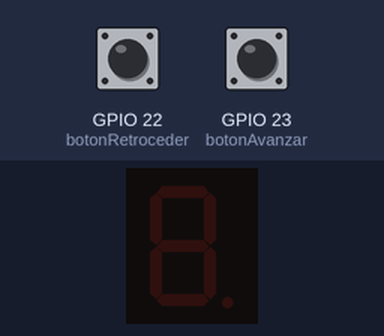
Simulated run of this program. Board: ESP32. Shown: 1-digit seven-segment display. Wiring (from diagram.json): 1-digit 7-segment display, segments lit when LOW: segments GPIO 5, GPIO 17, GPIO 16, GPIO 4, GPIO 0, GPIO 2, GPIO 15. Inputs (shaded band) come from the test bench; at power-on: GPIO 22 (botonRetroceder) HIGH, GPIO 23 (botonAvanzar) HIGH. The segment pins are drawn as the display they are named for.

Above: at 1.2 s.
1.3 s: GPIO 22 (botonRetroceder) pulled LOW for 0.15 s
At 1.6 s:
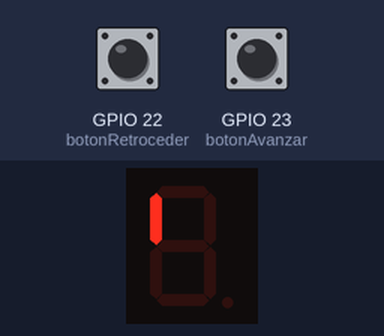
2.9 s: GPIO 23 (botonAvanzar) pulled LOW for 0.15 s
At 4.0 s:
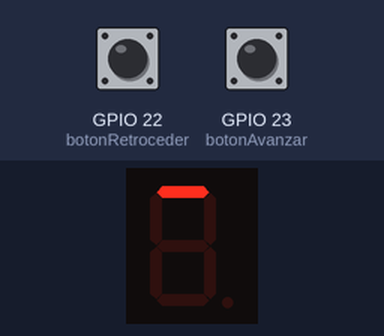
4.5 s: GPIO 23 (botonAvanzar) pulled LOW for 1 s
At 5.2 s:
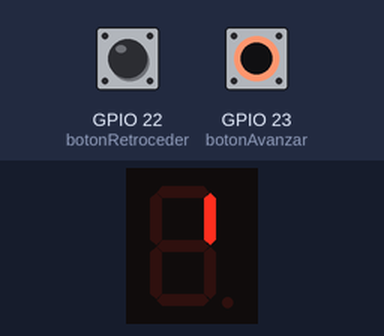
7.0 s: GPIO 23 (botonAvanzar) pulled LOW for 0.15 s
At 8.2 s:
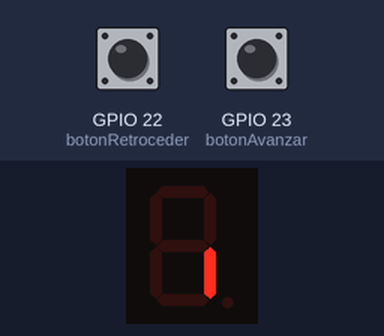
8.6 s: GPIO 23 (botonAvanzar) pulled LOW for 3.2 s
At 9.5 s:
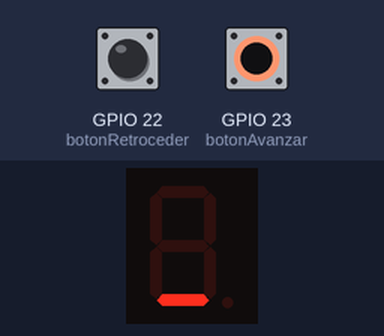
13.3 s: GPIO 23 (botonAvanzar) pulled LOW for 0.15 s
At 14.3 s:
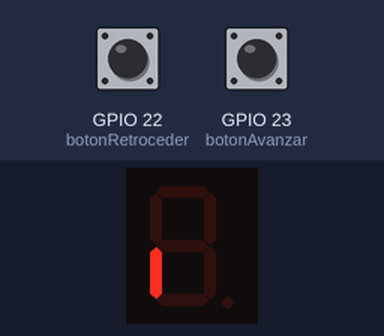
Timing chart, 0 to 15.9 s (numbered marks = the images above; inputs shaded):
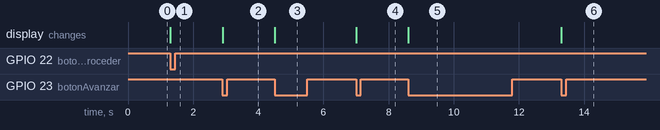

Measured:
- after the input at 1.3 s, the display: changes at once (image 1)
- after the input at 2.9 s, the display: changes at once (image 2)
- after the input at 4.5 s, the display: changes at once (image 3)
- after the input at 7.0 s, the display: changes at once (image 4)
- after the input at 8.6 s, the display: changes at once (image 5)
- after the input at 13.3 s, the display: changes at once (image 6)

The program:

main.cpp
```cpp
#include <Arduino.h>

int pin_out[] = {5, 17, 16, 4, 0, 2, 15};     // Pines conectados al display
int tabla[] = {254, 253, 251, 247, 239, 223, 191};  // Patrones para display de 7 segmentos
int i = 0;  // Índice del arreglo

const int botonAvanzar = 23;  // Botón para avanzar
const int botonRetroceder = 22;  // Botón para retroceder

bool estadoAnteriorAvanzar = HIGH;
bool estadoAnteriorRetroceder = HIGH;

// prototipos de funciones
void iniciar_out();
void escritura(int datoin);
void avanzar_o_retroceder();

void setup() {
  iniciar_out();
  escritura(255);  // Apagar todos los segmentos
  pinMode(botonAvanzar, INPUT_PULLUP);
  pinMode(botonRetroceder, INPUT_PULLUP);
}

void loop() {
  avanzar_o_retroceder();  // Control de recorrido según botón presionado
}

void iniciar_out() {
  for (int p = 0; p < 7; p++) {
    pinMode(pin_out[p], OUTPUT);
  }
}

void escritura(int datoin) {
  for (int a = 0; a < 7; a++) {
    digitalWrite(pin_out[a], bitRead(datoin, a));
  }
}

void avanzar_o_retroceder() {
  bool estadoActualAvanzar = digitalRead(botonAvanzar);
  bool estadoActualRetroceder = digitalRead(botonRetroceder);

  // Flanco de bajada para avanzar
  if (estadoAnteriorAvanzar == HIGH && estadoActualAvanzar == LOW) {
    i++;
    if (i >= 6) i = 0;
    escritura(tabla[i]);
    delay(300);  // Antirrebote básico
  }

  // Flanco de bajada para retroceder
  if (estadoAnteriorRetroceder == HIGH && estadoActualRetroceder == LOW) {
    i--;
    if (i < 0) i = 5;
    escritura(tabla[i]);
    delay(300);  // Antirrebote básico
  }

  estadoAnteriorAvanzar = estadoActualAvanzar;
  estadoAnteriorRetroceder = estadoActualRetroceder;
}
```
